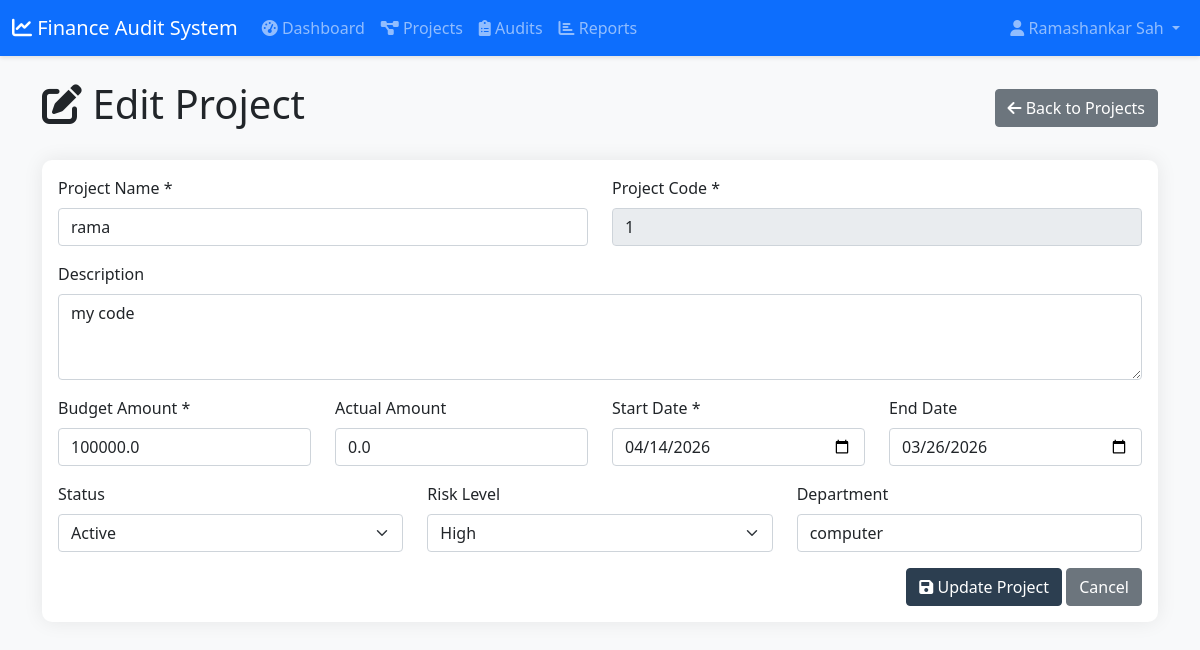
/project/1/edit (signed in), run on the app's committed database.
### models.py (models this page shows, shortened)
class User(UserMixin, db.Model):
    __tablename__ = 'users'
    id = db.Column(db.Integer, primary_key=True)
    username = db.Column(db.String(80), unique=True, nullable=False)
    email = db.Column(db.String(120), unique=True, nullable=False)
    password_hash = db.Column(db.String(200), nullable=False)
    role = db.Column(db.String(20), default='user')  # admin, auditor, user
    is_active = db.Column(db.Boolean, default=True)
    created_at = db.Column(db.DateTime, default=datetime.utcnow)
    last_login = db.Column(db.DateTime)
    projects = db.relationship('Project', backref='owner', lazy=True)
    audits = db.relationship('Audit', backref='auditor', lazy=True)

class Project(db.Model):
    __tablename__ = 'projects'
    id = db.Column(db.Integer, primary_key=True)
    project_name = db.Column(db.String(200), nullable=False)
    project_code = db.Column(db.String(50), unique=True, nullable=False)
    description = db.Column(db.Text)
    budget_amount = db.Column(db.Float, nullable=False)
    actual_amount = db.Column(db.Float, default=0.0)
    start_date = db.Column(db.Date, nullable=False)
    end_date = db.Column(db.Date)
    status = db.Column(db.String(20), default='active')  # active, completed, on_hold, cancelled
    risk_level = db.Column(db.String(20), default='medium')  # low, medium, high, critical
    department = db.Column(db.String(100))
    created_at = db.Column(db.DateTime, default=datetime.utcnow)
    updated_at = db.Column(db.DateTime, default=datetime.utcnow, onupdate=datetime.utcnow)
    user_id = db.Column(db.Integer, db.ForeignKey('users.id'), nullable=False)
    audits = db.relationship('Audit', backref='project', lazy=True, cascade='all, delete-orphan')
    transactions = db.relationship('Transaction', backref='project', lazy=True, cascade='all, delete-orphan')

### routes.py (the view, shortened to what this page needs)
@main_bp.route('/project/<int:id>/edit', methods=['GET', 'POST'])
@login_required
def edit_project(id):
    project = Project.query.get_or_404(id)
    if current_user.role != 'admin' and project.user_id != current_user.id:
        flash('You do not have permission to edit this project.', 'danger')
        return redirect(url_for('main.projects'))
    return render_template('add_project.html', project=project)

### app.py (called while the page is built)
def create_app():
    app = Flask(__name__)
    app.config.from_object('config.Config')
    os.makedirs(app.config['UPLOAD_FOLDER'], exist_ok=True)
    db.init_app(app)
    login_manager.init_app(app)
    @login_manager.user_loader
    def load_user(user_id):
        return User.query.get(int(user_id))
    from auth import auth_bp
    from routes import main_bp
    app.register_blueprint(auth_bp, url_prefix='/auth')
    app.register_blueprint(main_bp)
    with app.app_context():
        db.create_all()
        if not User.query.filter_by(username='admin').first():
            admin = User(username='admin', email='admin@example.com', role='admin')
            admin.set_password('admin123')
            db.session.add(admin)
            db.session.commit()
    return app

### templates/add_project.html (shortened to what this page needs)
{% extends "base.html" %}
{% block content %}
<div class="d-flex justify-content-between align-items-center mb-4">
    <h1><i class="fas fa-{{ 'edit' if project else 'plus' }}"></i> {{ 'Edit' if project else 'Add New' }} Project</h1>
    <a href="{{ url_for('main.projects') }}" class="btn btn-secondary">
        <i class="fas fa-arrow-left"></i> Back to Projects
    </a>
</div>
<div class="card">
    <div class="card-body">
        <form method="POST">
            <div class="row">
                <div class="col-md-6 mb-3">
                    <label for="project_name" class="form-label">Project Name *</label>
                    <input type="text" class="form-control" id="project_name" name="project_name" value="{{ project.project_name if project else '' }}" required>
                </div>
                <div class="col-md-6 mb-3">
                    <label for="project_code" class="form-label">Project Code *</label>
                    <input type="text" class="form-control" id="project_code" name="project_code" value="{{ project.project_code if project else '' }}" {% if project %}readonly{% endif %} required>
                </div>
                <div class="col-12 mb-3">
                    <label for="description" class="form-label">Description</label>
                    <textarea class="form-control" id="description" name="description" rows="3">{{ project.description if project else '' }}</textarea>
                </div>
                <div class="col-md-3 mb-3">
                    <label for="budget_amount" class="form-label">Budget Amount *</label>
                    <input type="number" step="0.01" class="form-control" id="budget_amount" name="budget_amount" value="{{ project.budget_amount if project else '' }}" required>
                </div>
                <div class="col-md-3 mb-3">
                    <label for="actual_amount" class="form-label">Actual Amount</label>
                    <input type="number" step="0.01" class="form-control" id="actual_amount" name="actual_amount" value="{{ project.actual_amount if project else '0' }}">
                </div>
                <div class="col-md-3 mb-3">
                    <label for="start_date" class="form-label">Start Date *</label>
                    <input type="date" class="form-control" id="start_date" name="start_date" value="{{ project.start_date if project else '' }}" required>
                </div>
                <div class="col-md-3 mb-3">
                    <label for="end_date" class="form-label">End Date</label>
                    <input type="date" class="form-control" id="end_date" name="end_date" value="{{ project.end_date if project else '' }}">
                </div>
                <div class="col-md-4 mb-3">
                    <label for="status" class="form-label">Status</label>
                    <select class="form-select" id="status" name="status">
                        <option value="active" {% if project and project.status == 'active' %}selected{% endif %}>Active</option>
                    </select>
                </div>
                <div class="col-md-4 mb-3">
                    <label for="risk_level" class="form-label">Risk Level</label>
                    <select class="form-select" id="risk_level" name="risk_level">
                        <option value="high" {% if project and project.risk_level == 'high' %}selected{% endif %}>High</option>
                    </select>
                </div>
                <div class="col-md-4 mb-3">
                    <label for="department" class="form-label">Department</label>
                    <input type="text" class="form-control" id="department" name="department" value="{{ project.department if project else '' }}">
                </div>
            </div>
            <div class="text-end">
                <button type="submit" class="btn btn-primary">
                    <i class="fas fa-save"></i> {{ 'Update' if project else 'Create' }} Project
                </button>
                <a href="{{ url_for('main.projects') }}" class="btn btn-secondary">Cancel</a>
            </div>
        </form>
    </div>
</div>
{% endblock %}

### templates/base.html (shortened to what this page needs)
<!DOCTYPE html>
<html lang="en">
<head>
    <link href="https://cdn.jsdelivr.net/npm/bootstrap@5.1.3/dist/css/bootstrap.min.css" rel="stylesheet">
    <link href="https://cdnjs.cloudflare.com/ajax/libs/font-awesome/6.0.0/css/all.min.css" rel="stylesheet">
    <link href="{{ url_for('static', filename='css/style.css') }}" rel="stylesheet">
</head>
<body>
    {% if current_user.is_authenticated %}
    <nav class="navbar navbar-expand-lg navbar-dark bg-primary">
        <div class="container-fluid">
            <a class="navbar-brand" href="{{ url_for('main.dashboard') }}">
                <i class="fas fa-chart-line"></i> Finance Audit System
            </a>
            <div class="collapse navbar-collapse" id="navbarNav">
                <ul class="navbar-nav me-auto">
                    <li class="nav-item">
                        <a class="nav-link" href="{{ url_for('main.dashboard') }}">
                            <i class="fas fa-tachometer-alt"></i> Dashboard
                        </a>
                    </li>
                    <li class="nav-item">
                        <a class="nav-link" href="{{ url_for('main.projects') }}">
                            <i class="fas fa-project-diagram"></i> Projects
                        </a>
                    </li>
                    <li class="nav-item">
                        <a class="nav-link" href="{{ url_for('main.audits') }}">
                            <i class="fas fa-clipboard-list"></i> Audits
                        </a>
                    </li>
                    <li class="nav-item">
                        <a class="nav-link" href="{{ url_for('main.reports') }}">
                            <i class="fas fa-chart-bar"></i> Reports
                        </a>
                    </li>
                </ul>
                <ul class="navbar-nav">
                    <li class="nav-item dropdown">
                        <a class="nav-link dropdown-toggle" href="#" id="userDropdown" role="button" data-bs-toggle="dropdown">
                            <i class="fas fa-user"></i> {{ current_user.username }}
                        </a>
                    </li>
                </ul>
            </div>
        </div>
    </nav>
    {% endif %}
    <div class="container mt-4">
        {% block content %}{% endblock %}
    </div>
</body>
</html>

### static/css/style.css (style rules this page uses)
:root { --primary-color: #2c3e50; --secondary-color: #3498db; --success-color: #27ae60; --danger-color: #e74c3c; --warning-color: #f39c12; --info-color: #16a085; }
body { background-color: #f8f9fa; font-family: 'Segoe UI', Tahoma, Geneva, Verdana, sans-serif; }
.navbar { box-shadow: 0 2px 4px rgba(0,0,0,0.1); }
.card { border: none; border-radius: 10px; box-shadow: 0 0 20px rgba(0,0,0,0.08); margin-bottom: 20px; }
.btn-primary { background-color: var(--primary-color); border-color: var(--primary-color); }

### data on the page
User: username "Ramashankar Sah"
Project: project_name "rama", project_code "1", description "my code", budget_amount "100000.0", actual_amount "0.0", start_date "04/14/2026", end_date "03/26/2026", status "Active", risk_level "High", department "computer"

### other printed values
{{ 'Edit' if project else 'Add New' }} "Edit"
{{ 'Update' if project else 'Create' }} "Update"
